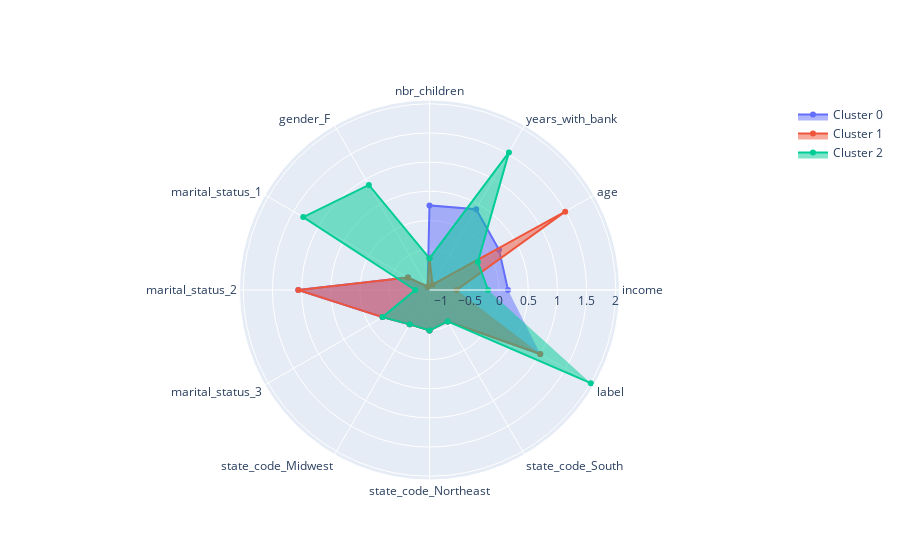

The notebook cell saved with this chart:
### Code cell
import plotly.graph_objects as go
#Radar plot

#Plot features (columns) as theta (angle). Use the data grouped by the clusters
angle = df3_scaled_with_clusters.columns

# 3: Initialize plot/figure
chart = go.Figure()

plot_cluster_radar(ts, 'Day')

# Plot values
    chart .add_trace(go.Scatterpolar
        (r = radius,
        theta = angle,
        fill = "toself",
        name = f'Cluster {i}'
            )
        )
# Add labels etc
chart.update_layout(
    polar=dict (  radialaxis = dict (visible = True)  ),
    showlegend=True
        )

chart.show()

### Figure 1 — Plotly figure (JSON) as saved in the notebook; plotly's stock layout.template omitted (floating-point values rounded to 4 significant figures)
{"data": [{"fill": "toself", "name": "Cluster 0", "r": [0.1542, 0.1843, 0.4085, 0.2586, -1.127, -0.7655, 1.056, -0.262, -0.5117, -0.4971, -0.5696, 1], "theta": ["income", "age", "years_with_bank", "nbr_children", "gender_F ", "marital_status_1", "marital_status_2", "marital_status_3", "state_code_Midwest", "state_code_Northeast", "state_code_South", "label"], "type": "scatterpolar"}, {"fill": "toself", "name": "Cluster 1", "r": [-0.7265, 1.493, -1.087, -0.6483, -1.127, -0.7655, 1.056, -0.262, -0.5117, -0.4971, -0.5696, 1], "theta": ["income", "age", "years_with_bank", "nbr_children", "gender_F ", "marital_status_1", "marital_status_2", "marital_status_3", "state_code_Midwest", "state_code_Northeast", "state_code_South", "label"], "type": "scatterpolar"}, {"fill": "toself", "name": "Cluster 2", "r": [-0.1884, -0.2345, 1.531, -0.6483, 0.8872, 1.306, -0.9465, -0.262, -0.5117, -0.4971, -0.5696, 2], "theta": ["income", "age", "years_with_bank", "nbr_children", "gender_F ", "marital_status_1", "marital_status_2", "marital_status_3", "state_code_Midwest", "state_code_Northeast", "state_code_South", "label"], "type": "scatterpolar"}], "layout": {"autosize": true, "polar": {"angularaxis": {"type": "category"}, "radialaxis": {"autorange": true, "range": [-1.269, 2.142], "type": "linear", "visible": true}}, "showlegend": true}}
